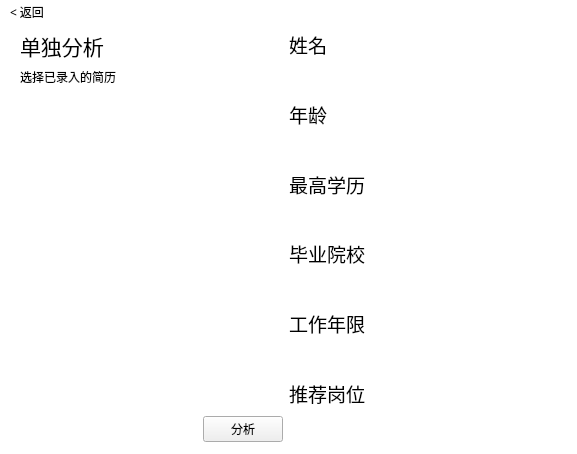
<?xml version="1.0" encoding="UTF-8"?>
<ui version="4.0">
 <class>SingleAnalyse</class>
 <widget class="QDialog" name="SingleAnalyse">
  <property name="geometry">
   <rect>
    <x>0</x>
    <y>0</y>
    <width>577</width>
    <height>454</height>
   </rect>
  </property>
  <property name="windowTitle">
   <string>Dialog</string>
  </property>
  <property name="styleSheet">
   <string notr="true">QLineEdit {
	border: hide;
}

QDialog {
  background-color: rgb(255, 255, 255);
}

QListWidget {
	font: 25 9pt &quot;Microsoft YaHei Light&quot;;
	border: 15px solid white; /* 设置边框的大小，样式，颜色 */
	border-radius: 10px;
}

QListWidget::item {
    height: 30px;
}

QListWidget::item:hover {
	background-color: transparent;
	padding: 10px;
	border-left: 3px solid rgb(130, 130, 130);
}
QListWidget::item:selected {
	background-color: transparent;
	color: black;
	padding: 10px;
	border-left: 3px solid black;
}
</string>
  </property>
  <widget class="QPushButton" name="button_showMainWin">
   <property name="geometry">
    <rect>
     <x>10</x>
     <y>0</y>
     <width>61</width>
     <height>24</height>
    </rect>
   </property>
   <property name="font">
    <font>
     <family>Microsoft JhengHei UI Light</family>
    </font>
   </property>
   <property name="cursor">
    <cursorShape>PointingHandCursor</cursorShape>
   </property>
   <property name="styleSheet">
    <string notr="true">* {
  border-radius: 15px;
  border: none;
  background-color: rgb(255, 255, 255);
  text-align: left;
}</string>
   </property>
   <property name="text">
    <string>&lt; 返回</string>
   </property>
  </widget>
  <widget class="QWidget" name="layoutWidget">
   <property name="geometry">
    <rect>
     <x>20</x>
     <y>30</y>
     <width>531</width>
     <height>412</height>
    </rect>
   </property>
   <layout class="QHBoxLayout" name="horizontalLayout_3">
    <item>
     <layout class="QVBoxLayout" name="verticalLayout">
      <item>
       <widget class="QLabel" name="label_2">
        <property name="font">
         <font>
          <family>Microsoft JhengHei UI Light</family>
          <pointsize>16</pointsize>
         </font>
        </property>
        <property name="text">
         <string>单独分析</string>
        </property>
       </widget>
      </item>
      <item>
       <layout class="QHBoxLayout" name="horizontalLayout">
        <item>
         <widget class="QLabel" name="label_1">
          <property name="font">
           <font>
            <family>Microsoft JhengHei UI Light</family>
           </font>
          </property>
          <property name="text">
           <string>选择已录入的简历</string>
          </property>
         </widget>
        </item>
       </layout>
      </item>
      <item>
       <widget class="QListWidget" name="listWidget">
        <property name="styleSheet">
         <string notr="true"/>
        </property>
       </widget>
      </item>
      <item>
       <layout class="QHBoxLayout" name="horizontalLayout_2">
        <item>
         <spacer name="horizontalSpacer_2">
          <property name="orientation">
           <enum>Qt::Horizontal</enum>
          </property>
          <property name="sizeHint" stdset="0">
           <size>
            <width>40</width>
            <height>20</height>
           </size>
          </property>
         </spacer>
        </item>
        <item>
         <widget class="QPushButton" name="button_analyse">
          <property name="font">
           <font>
            <family>Microsoft JhengHei UI Light</family>
           </font>
          </property>
          <property name="text">
           <string>分析</string>
          </property>
         </widget>
        </item>
       </layout>
      </item>
     </layout>
    </item>
    <item>
     <layout class="QVBoxLayout" name="verticalLayout_2">
      <item>
       <widget class="QLabel" name="label">
        <property name="font">
         <font>
          <family>Microsoft JhengHei UI Light</family>
          <pointsize>14</pointsize>
         </font>
        </property>
        <property name="text">
         <string>姓名</string>
        </property>
       </widget>
      </item>
      <item>
       <widget class="QLineEdit" name="name">
        <property name="font">
         <font>
          <pointsize>18</pointsize>
          <bold>false</bold>
         </font>
        </property>
        <property name="text">
         <string/>
        </property>
        <property name="readOnly">
         <bool>true</bool>
        </property>
       </widget>
      </item>
      <item>
       <widget class="QLabel" name="label_3">
        <property name="font">
         <font>
          <family>Microsoft JhengHei UI Light</family>
          <pointsize>14</pointsize>
         </font>
        </property>
        <property name="text">
         <string>年龄</string>
        </property>
       </widget>
      </item>
      <item>
       <widget class="QLineEdit" name="age">
        <property name="font">
         <font>
          <pointsize>18</pointsize>
          <bold>false</bold>
         </font>
        </property>
        <property name="text">
         <string/>
        </property>
        <property name="readOnly">
         <bool>true</bool>
        </property>
       </widget>
      </item>
      <item>
       <widget class="QLabel" name="label_4">
        <property name="font">
         <font>
          <family>Microsoft JhengHei UI Light</family>
          <pointsize>14</pointsize>
         </font>
        </property>
        <property name="text">
         <string>最高学历</string>
        </property>
       </widget>
      </item>
      <item>
       <widget class="QLineEdit" name="education">
        <property name="font">
         <font>
          <pointsize>18</pointsize>
          <bold>false</bold>
         </font>
        </property>
        <property name="text">
         <string/>
        </property>
        <property name="readOnly">
         <bool>true</bool>
        </property>
       </widget>
      </item>
      <item>
       <widget class="QLabel" name="label_5">
        <property name="font">
         <font>
          <family>Microsoft JhengHei UI Light</family>
          <pointsize>14</pointsize>
         </font>
        </property>
        <property name="text">
         <string>毕业院校</string>
        </property>
       </widget>
      </item>
      <item>
       <widget class="QLineEdit" name="college">
        <property name="font">
         <font>
          <pointsize>18</pointsize>
          <bold>false</bold>
         </font>
        </property>
        <property name="text">
         <string/>
        </property>
        <property name="readOnly">
         <bool>true</bool>
        </property>
       </widget>
      </item>
      <item>
       <widget class="QLabel" name="label_6">
        <property name="font">
         <font>
          <family>Microsoft JhengHei UI Light</family>
          <pointsize>14</pointsize>
         </font>
        </property>
        <property name="text">
         <string>工作年限</string>
        </property>
       </widget>
      </item>
      <item>
       <widget class="QLineEdit" name="work">
        <property name="font">
         <font>
          <pointsize>18</pointsize>
          <bold>false</bold>
         </font>
        </property>
        <property name="text">
         <string/>
        </property>
        <property name="readOnly">
         <bool>true</bool>
        </property>
       </widget>
      </item>
      <item>
       <widget class="QLabel" name="label_7">
        <property name="font">
         <font>
          <family>Microsoft JhengHei UI Light</family>
          <pointsize>14</pointsize>
         </font>
        </property>
        <property name="text">
         <string>推荐岗位</string>
        </property>
       </widget>
      </item>
      <item>
       <widget class="QLineEdit" name="recommend">
        <property name="font">
         <font>
          <pointsize>18</pointsize>
          <bold>false</bold>
         </font>
        </property>
        <property name="text">
         <string/>
        </property>
        <property name="readOnly">
         <bool>true</bool>
        </property>
       </widget>
      </item>
     </layout>
    </item>
   </layout>
  </widget>
 </widget>
 <resources/>
 <connections/>
</ui>
